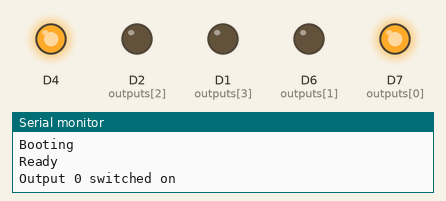
Bench run of a sketch on a simulated ESP8266 (NodeMCU). Parts: output pins drawn as LEDs (lit = HIGH), the last lines printed to the serial monitor. WiFi joins after 1.5 s; servers stay silent unless stated.

Above: at 1.7 s.
At 2.2 s:
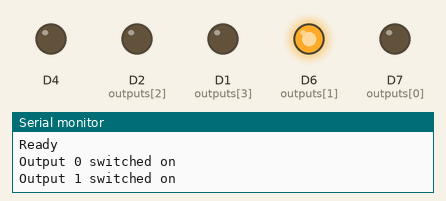
At 2.7 s:
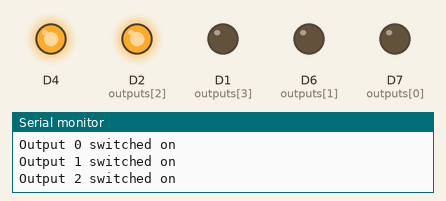
At 3.7 s:
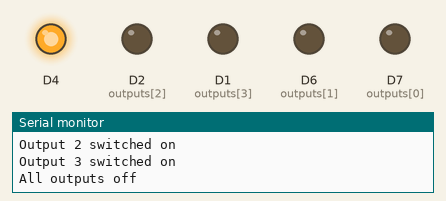
At 4.7 s:
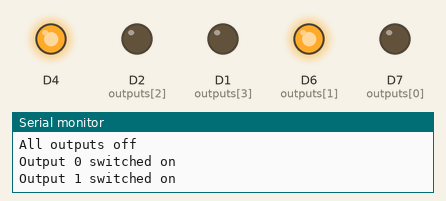
At 6.2 s:
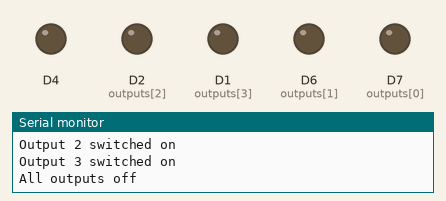
Timing chart, 0 to 7.3 s (numbered marks = the images above):
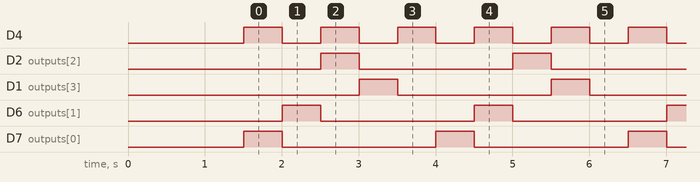

The sketch:

cycle-four-outputs.ino
```cpp
#include <ArduinoOTA.h>
#include <ESP8266WiFi.h>
#include <WiFiManager.h>

static int outputs[] = { D7, D6, D2, D1 };

static void all_off() {
  for (int i=4; i--; ) {
    pinMode(outputs[i], OUTPUT);
    digitalWrite(outputs[i], 0);
  }
}


static void set_ota_name() {
  byte mac[6];
  char buffer[256];

  WiFi.macAddress(mac);
  String hostname = "cycle-four-outputs-";
  hostname += String(mac[2], HEX) + String(mac[1], HEX) + String(mac[0], HEX);
  hostname.toCharArray(buffer, sizeof(buffer));
  ArduinoOTA.setHostname(buffer);
}

void setup() {
  all_off();
  pinMode(D4, OUTPUT);
  digitalWrite(D4, 0);
  Serial.begin(115200);
  Serial.println("\n\nBooting");

  WiFiManager wifiManager;
  wifiManager.autoConnect();

  randomSeed(analogRead(0));

  ArduinoOTA.onStart([]() {
    Serial.println("\nStarting Firmware Update");
    all_off();
  });
  ArduinoOTA.onEnd([]() {
  });
  ArduinoOTA.onProgress([](unsigned int progress, unsigned int total) {
    Serial.printf("Progress: %u%%\r", (progress / (total / 100)));
    digitalWrite(D4, !digitalRead(D4));
  });
  ArduinoOTA.onError([](ota_error_t error) {
    Serial.printf("Error[%u]: ", error);
    if (error == OTA_AUTH_ERROR) Serial.println("Auth Failed");
    else if (error == OTA_BEGIN_ERROR) Serial.println("Begin Failed");
    else if (error == OTA_CONNECT_ERROR) Serial.println("Connect Failed");
    else if (error == OTA_RECEIVE_ERROR) Serial.println("Receive Failed");
    else if (error == OTA_END_ERROR) Serial.println("End Failed");
  });
  set_ota_name();
  ArduinoOTA.begin();
  Serial.println("Ready");
}

static void step() {
  static int on = -1;

  on = (on + 1) % 5;

  if (on < 4) {
    Serial.print("Output ");
    Serial.print(on);
    Serial.println(" switched on");
  } else {
    Serial.println("All outputs off");
  }

  for (int i=4; i--; ) {
    digitalWrite(outputs[i], on == i);
  }
}

void loop() {
  ArduinoOTA.handle();

  step();
  digitalWrite(D4, !digitalRead(D4));
  delay(500);

}
```

Measured:
- by itself, D4: alternates HIGH for 0.50 s and LOW for 0.50 s
- by itself, D2 (outputs[2]), D1 (outputs[3]), D6 (outputs[1]), D7 (outputs[0]): alternates HIGH for 0.50 s and LOW for 2.0 s
- by itself, everything shown: repeats every 5.0 s, in 10 steps
